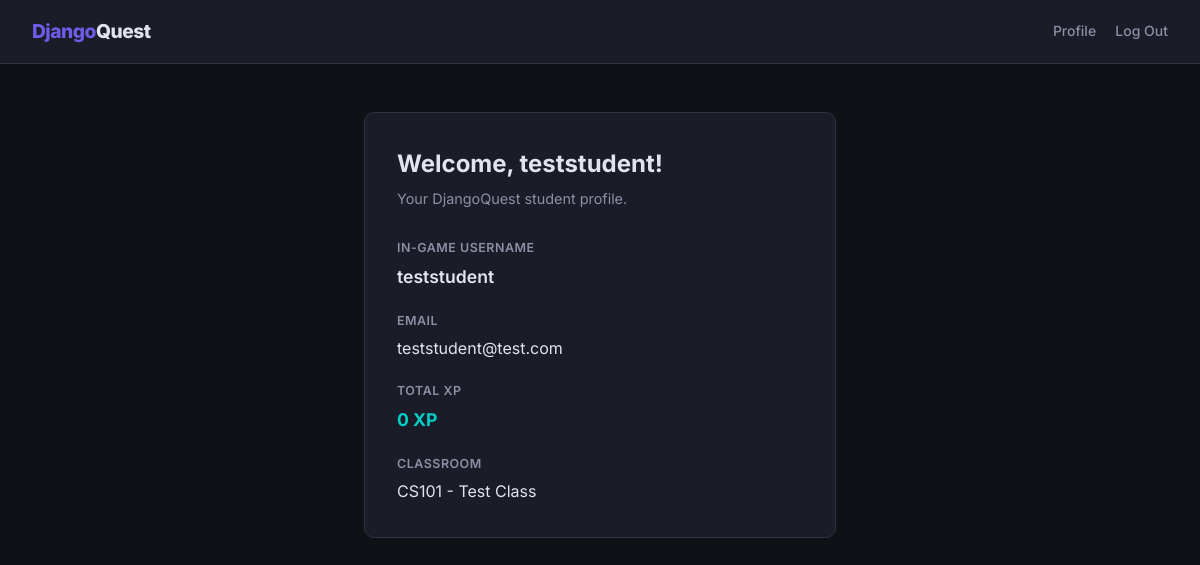
The page /student/profile/ (signed in) on the database its author committed.
### users/models.py (models this page shows, shortened)
class User(AbstractUser):
    email = models.EmailField(unique=True)
    username = models.CharField(max_length=150, unique=True)
    is_verified = models.BooleanField(default=False)
    is_teacher = models.BooleanField(default=False)
    is_student = models.BooleanField(default=True)
    date_joined = models.DateTimeField(auto_now_add=True)
    objects = UserManager()
    USERNAME_FIELD = 'email'
    REQUIRED_FIELDS = ['username']
    groups = models.ManyToManyField(
        'auth.Group',
        related_name='custom_user_set',
        blank=True,
        help_text='The groups this user belongs to.',
        verbose_name='groups',
    )
    user_permissions = models.ManyToManyField(
        'auth.Permission',
        related_name='custom_user_permission_set',
        blank=True,
        help_text='Specific permissions for this user.',
        verbose_name='user permissions',
    )

class Profile(models.Model):
    user = models.OneToOneField(User, on_delete=models.CASCADE, related_name="profile")
    avatar = models.ImageField(upload_to="avatars/", null=True, blank=True)
    bio = models.TextField(blank=True)
    total_xp = models.IntegerField(default=0)
    classroom = models.ForeignKey(
        Classroom,
        on_delete=models.SET_NULL,
        null=True,
        blank=True,
        related_name='students',
        help_text='The classroom this student is enrolled in.',
    )

class Classroom(models.Model):
    teacher = models.ForeignKey(
        User,
        on_delete=models.CASCADE,
        related_name='classrooms',
        limit_choices_to={'is_teacher': True},
    )
    name = models.CharField(max_length=200)
    enrollment_code = models.CharField(
        max_length=8,
        unique=True,
        default=generate_enrollment_code,
        editable=False,
    )
    created_at = models.DateTimeField(auto_now_add=True)

### dashboard/views.py (the view)
# urls.py: path('student/profile/', views.student_profile, name='student_profile'),
@login_required(login_url='/login/')
def student_profile(request):
    profile, _ = Profile.objects.get_or_create(user=request.user)
    return render(request, 'dashboard/student_profile.html', {'profile': profile})

### dashboard/templates/dashboard/student_profile.html (shortened to what this page needs)
{% extends "dashboard/base.html" %}
{% block content %}
<div class="container">
    <div class="card">
        <h2>Welcome, {{ user.username }}!</h2>
        <p class="subtitle">Your DjangoQuest student profile.</p>
        <div style="display:grid; gap:1rem;">
            <div>
                <span style="font-size:.78rem; text-transform:uppercase; letter-spacing:.5px; color:var(--text-dim); font-weight:600;">In-Game Username</span>
                <p style="font-size:1.1rem; font-weight:600; margin-top:.2rem;">{{ user.username }}</p>
            </div>
            <div>
                <span style="font-size:.78rem; text-transform:uppercase; letter-spacing:.5px; color:var(--text-dim); font-weight:600;">Email</span>
                <p style="margin-top:.2rem;">{{ user.email }}</p>
            </div>
            <div>
                <span style="font-size:.78rem; text-transform:uppercase; letter-spacing:.5px; color:var(--text-dim); font-weight:600;">Total XP</span>
                <p style="font-size:1.1rem; font-weight:700; color:var(--success); margin-top:.2rem;">{{ profile.total_xp }} XP</p>
            </div>
            <div>
                <span style="font-size:.78rem; text-transform:uppercase; letter-spacing:.5px; color:var(--text-dim); font-weight:600;">Classroom</span>
                <p style="margin-top:.2rem;">
                    {% if profile.classroom %}
                        {{ profile.classroom.name }}
                    {% else %}
                        <span style="color:var(--text-dim);">Not enrolled — enter a code in-game to join!</span>
                    {% endif %}
                </p>
            </div>
        </div>
    </div>
</div>
{% endblock %}

### dashboard/templates/dashboard/base.html (style rules this page uses)
*, *::before, *::after { box-sizing: border-box; margin: 0; padding: 0; }
:root { --bg: #0f1117; --surface: #1a1d27; --surface-2: #242834; --border: #2e3345; --text: #e2e4ed; --text-dim: #8b8fa3; --accent: #6c5ce7; --accent-hover: #7c6df7; --accent-soft: rgba(108, 92, 231, .12); --success: #00cec9; --danger: #ff6b6b; --warning: #feca57; --radius: 10px; }
body { font-family: 'Inter', -apple-system, BlinkMacSystemFont, sans-serif; background: var(--bg); color: var(--text); min-height: 100vh; line-height: 1.6; }
.container { max-width: 520px; margin: 3rem auto; padding: 0 1.5rem; }
.card { background: var(--surface); border: 1px solid var(--border); border-radius: var(--radius); padding: 2rem; }
.card h2 { font-size: 1.5rem; font-weight: 700; margin-bottom: .25rem; }
.card .subtitle { color: var(--text-dim); font-size: 0.9rem; margin-bottom: 1.5rem; }

### rows shown on the page
User: username "teststudent", email "teststudent@test.com"
Profile: total_xp "0", classroom.name "CS101 - Test Class"
